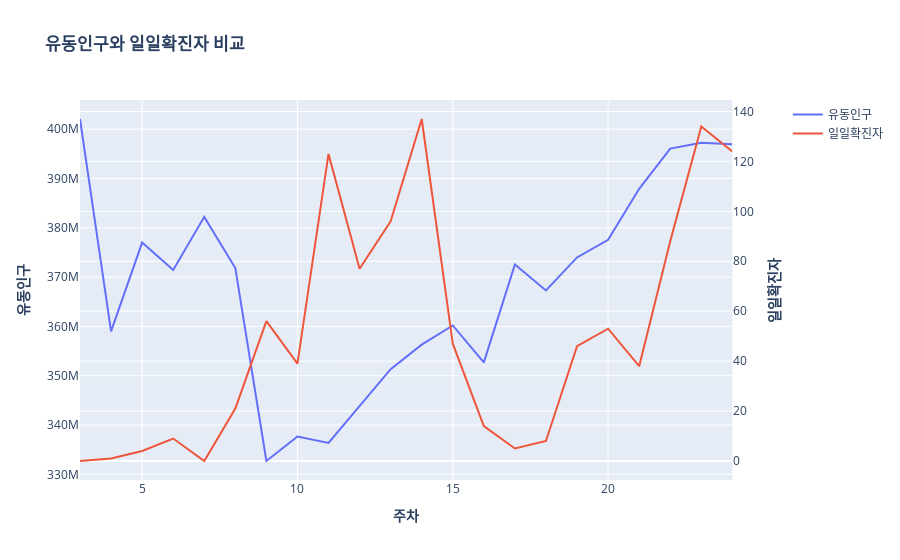

Notebook source saved alongside this figure:
### Markdown cell above
기간별 확진자수 증가량 시각화
- 각 사건 발생날짜 1~2주후 확진자수 크게 증가
- 안정기(15주) 아후로 다시 확진자수 크게 증가

### Code cell
fig = make_subplots(specs=[[{"secondary_y": True}]])

# Add traces
fig.add_trace(
    go.Scatter(x=final['주차'],y=final['유동인구'], name="유동인구"),
    secondary_y=False,
)

fig.add_trace(
    go.Scatter(x=final['주차'],y=final['일일확진자'], name="일일확진자"),
    secondary_y=True,
)

# Add figure title
fig.update_layout(
    title_text="<b>유동인구와 일일확진자 비교</b>"
)

# Set x-axis title
fig.update_xaxes(title_text="<b>주차</b>")

# Set y-axes titles
fig.update_yaxes(title_text="<b>유동인구</b> ", secondary_y=False)
fig.update_yaxes(title_text="<b>일일확진자</b>", secondary_y=True)

fig.show()

### Figure 1 — Plotly figure (JSON) as saved in the notebook; plotly's stock layout.template omitted (floating-point values rounded to 4 significant figures)
{"data": [{"name": "유동인구", "type": "scatter", "x": [3, 4, 5, 6, 7, 8, 9, 10, 11, 12, 13, 14, 15, 16, 17, 18, 19, 20, 21, 22, 23, 24], "xaxis": "x", "y": [402068127, 358991078, 376999009, 371452255, 382219729, 371848443, 332701993, 337672112, 336366237, 343919172, 351332844, 356298512, 360189572, 352697093, 372584828, 367295629, 373990389, 377575525, 387904647, 396064194, 397249596, 396942333], "yaxis": "y"}, {"name": "일일확진자", "type": "scatter", "x": [3, 4, 5, 6, 7, 8, 9, 10, 11, 12, 13, 14, 15, 16, 17, 18, 19, 20, 21, 22, 23, 24], "xaxis": "x", "y": [0, 1, 4, 9, 0, 21, 56, 39, 123, 77, 96, 137, 47, 14, 5, 8, 46, 53, 38, 88, 134, 124], "yaxis": "y2"}], "layout": {"title": {"text": "<b>유동인구와 일일확진자 비교</b>"}, "xaxis": {"anchor": "y", "domain": [0, 0.94], "title": {"text": "<b>주차</b>"}}, "yaxis": {"anchor": "x", "domain": [0, 1], "title": {"text": "<b>유동인구</b> "}}, "yaxis2": {"anchor": "x", "overlaying": "y", "side": "right", "title": {"text": "<b>일일확진자</b>"}}}}
